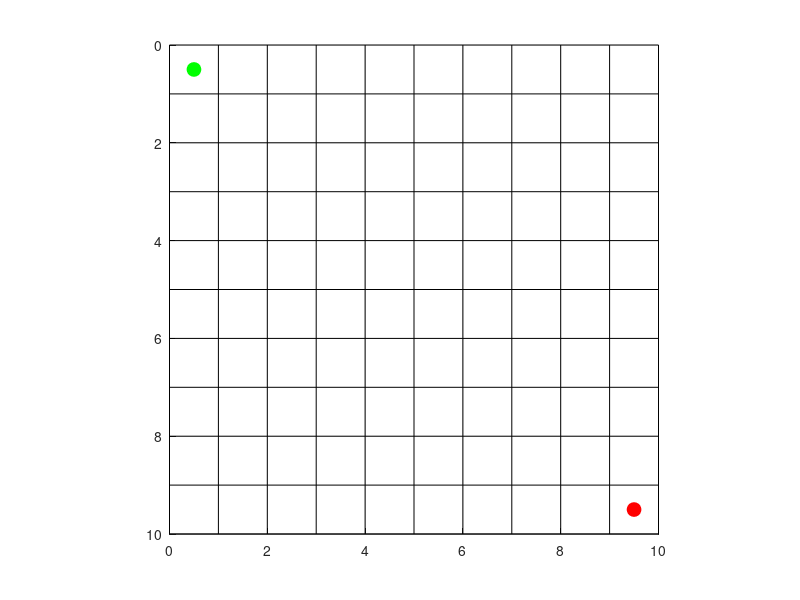

The MATLAB script that drew this image: (Note: this script raises an error after producing the figure.)
clc; clear; close all;

% Grid size
gridSize = [10, 10];

% Start and Goal
startPos = [1, 1];
goalPos = [10, 10];

% Initialize map (0 = free, 1 = obstacle)
map = zeros(gridSize);

% Visualization Setup
figure('Name', 'Robot Path Planning Simulator', 'NumberTitle', 'off');
axis equal;
xlim([0 gridSize(2)]);
ylim([0 gridSize(1)]);
set(gca, 'YDir', 'reverse');
grid on;
hold on;

% Draw grid
for x = 0:gridSize(2)
    plot([x x], [0 gridSize(1)], 'k');
end
for y = 0:gridSize(1)
    plot([0 gridSize(2)], [y y], 'k');
end

% Draw Start and Goal
plot(startPos(2)-0.5, startPos(1)-0.5, 'go', 'MarkerSize', 10, 'MarkerFaceColor', 'g');
plot(goalPos(2)-0.5, goalPos(1)-0.5, 'ro', 'MarkerSize', 10, 'MarkerFaceColor', 'r');

% Place initial obstacles (optional)
obstacleHandles = [];

% Allow user to place dynamic obstacles
disp('Click to place obstacles. Press Enter when done.');
while true
    [x, y, button] = ginput(1);
    if isempty(x)
        break;
    end
    col = ceil(x);
    row = ceil(y);
    if row <= gridSize(1) && col <= gridSize(2)
        if map(row, col) == 0
            map(row, col) = 1;
            h = fill([col-1 col col col-1], [row-1 row-1 row row], 'k');
            obstacleHandles = [obstacleHandles; h];
        end
    end
end

% Run A* pathfinding
[path, pathFound] = a_star(startPos, goalPos, map);

if ~pathFound
    error('No path found!');
end

% Plot initial path
pathLine = plot(path(:,2)-0.5, path(:,1)-0.5, 'b-', 'LineWidth', 2);
robot = plot(startPos(2)-0.5, startPos(1)-0.5, 'bo', 'MarkerSize', 10, 'MarkerFaceColor', 'b');

pause(1);

% Robot movement and dynamic avoidance
for i = 2:size(path, 1)
    current = path(i, :);

    % Simulate ultrasonic detection
    if map(current(1), current(2)) == 1
        disp('Obstacle encountered! Recalculating...');
        [path, pathFound] = a_star(path(i-1,:), goalPos, map);
        if ~pathFound
            error('No alternative path found!');
        end
        delete(pathLine);
        pathLine = plot(path(:,2)-0.5, path(:,1)-0.5, 'b--', 'LineWidth', 2);
        i = 1; % restart loop from new path
        continue;
    end

    % Move robot
    robot.XData = current(2)-0.5;
    robot.YData = current(1)-0.5;
    pause(0.3);
end

disp('🎯 Goal reached!');

%% --- A* Algorithm Function ---
function [path, found] = a_star(start, goal, map)
    directions = [0 1; 1 0; 0 -1; -1 0];
    [rows, cols] = size(map);

    cameFrom = containers.Map;
    gScore = inf(rows, cols);
    fScore = inf(rows, cols);

    gScore(start(1), start(2)) = 0;
    fScore(start(1), start(2)) = heuristic(start, goal);

    openSet = [start];

    while ~isempty(openSet)
        % Find node in openSet with lowest fScore
        current = openSet(1, :);
        minF = fScore(current(1), current(2));
        for i = 2:size(openSet,1)
            if fScore(openSet(i,1), openSet(i,2)) < minF
                current = openSet(i,:);
                minF = fScore(current(1), current(2));
            end
        end

        % If goal is reached
        if all(current == goal)
            path = reconstruct_path(cameFrom, current);
            found = true;
            return;
        end

        % Remove current from openSet
        openSet = setdiff(openSet, current, 'rows');

        for d = 1:4
            neighbor = current + directions(d,:);
            if any(neighbor < 1) || neighbor(1) > rows || neighbor(2) > cols
                continue;
            end
            if map(neighbor(1), neighbor(2)) == 1
                continue;
            end

            tentative_gScore = gScore(current(1), current(2)) + 1;

            if tentative_gScore < gScore(neighbor(1), neighbor(2))
                key = sprintf('%d,%d', neighbor(1), neighbor(2));
                cameFrom(key) = current;
                gScore(neighbor(1), neighbor(2)) = tentative_gScore;
                fScore(neighbor(1), neighbor(2)) = tentative_gScore + heuristic(neighbor, goal);
                if ~ismember(neighbor, openSet, 'rows')
                    openSet = [openSet; neighbor];
                end
            end
        end
    end

    path = [];
    found = false;
end

function h = heuristic(a, b)
    h = abs(a(1) - b(1)) + abs(a(2) - b(2));
end

function path = reconstruct_path(cameFrom, current)
    path = current;
    while true
        key = sprintf('%d,%d', current(1), current(2));
        if ~isKey(cameFrom, key)
            break;
        end
        current = cameFrom(key);
        path = [current; path];
    end
end
